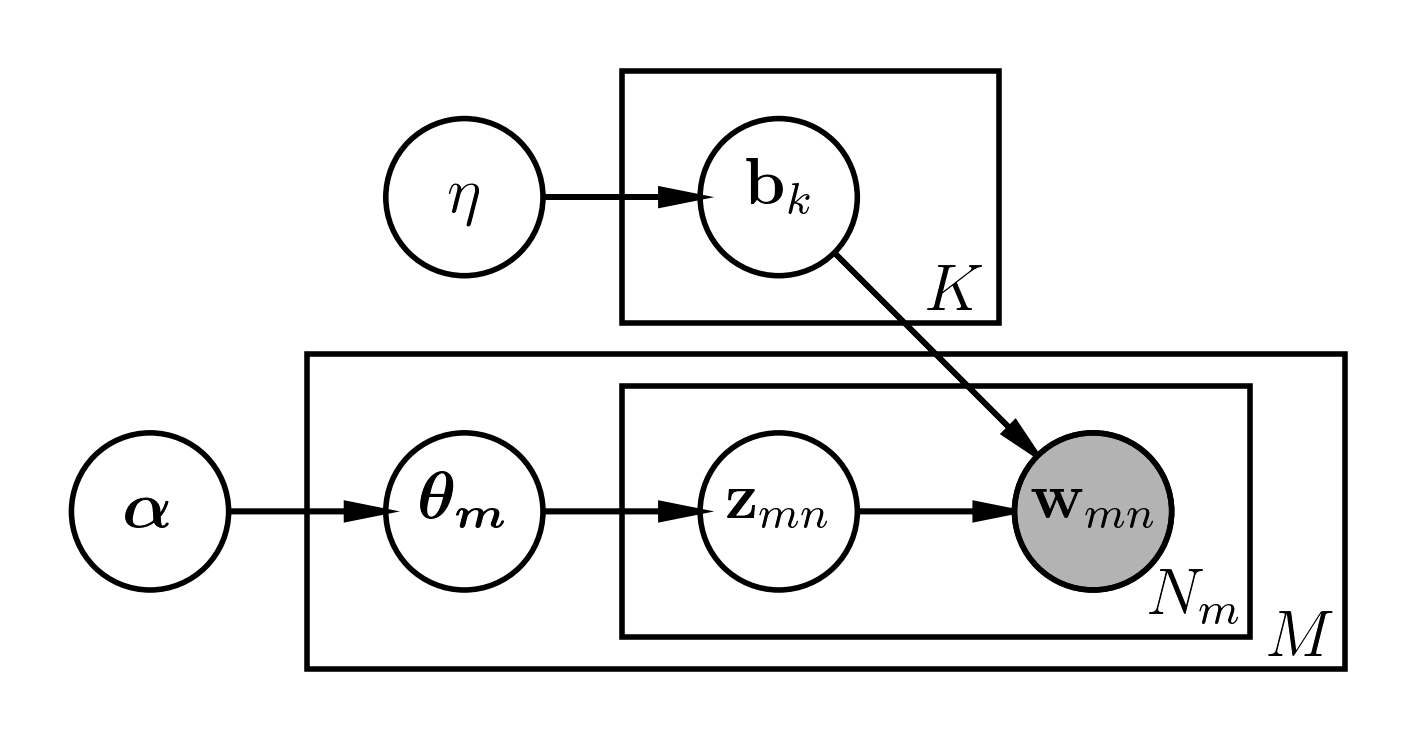

Write the Python code that produced this figure.
import daft
from matplotlib import rc


import matplotlib.pyplot as plt
import matplotlib

plt.rc('text', usetex=True)
plt.rc('text.latex', preamble=r'\usepackage{amsmath}\usepackage{amssymb}\usepackage{bm}')

rc("font", family="serif", size=12)
rc("text", usetex=True)


# Colors.
p_color = {"ec": "#46a546"}
s_color = {"ec": "#f89406"}

pgm = daft.PGM()

n = daft.Node( "alpha",  r"$\bm{\alpha}$",    0, 0 )
n.va = "baseline"
pgm.add_node( n )
pgm.add_node( "theta_m", r"$\bm{\theta_m$",   1, 0 )
pgm.add_node( "z_mn",    r"$\mathbf{z}_{mn}$", 2, 0 )
pgm.add_node( "w_mn",    r"$\mathbf{w}_{mn}$", 3, 0, observed = True )

pgm.add_node( "b_k",     r"$\mathbf{b}_{k}$", 2, 1 )
pgm.add_node( "eta",     r"$\eta$",           1, 1 )

# Edges.
pgm.add_edge( "alpha",   "theta_m" )
pgm.add_edge( "theta_m", "z_mn"    )
pgm.add_edge( "z_mn",    "w_mn"    )
pgm.add_edge( "eta",     "b_k"     )
pgm.add_edge( "b_k",     "w_mn"    )


# And a plate.
pgm.add_plate( [1.5,  0.6, 1.2, 0.8 ], label = r"$K$",   label_offset = [  55, 0 ] )
pgm.add_plate( [1.5, -0.4, 2,   0.8 ], label=r"$N_{m}$", label_offset = [  95, 0 ] )
pgm.add_plate( [0.5, -0.5, 3.3, 1.0 ], label=r"$M$",     label_offset = [ 173, 0 ] )

# Render and save.
pgm.render()
pgm.savefig("lda_modelling.pdf")
pgm.savefig("lda_modelling.png", dpi=400)
